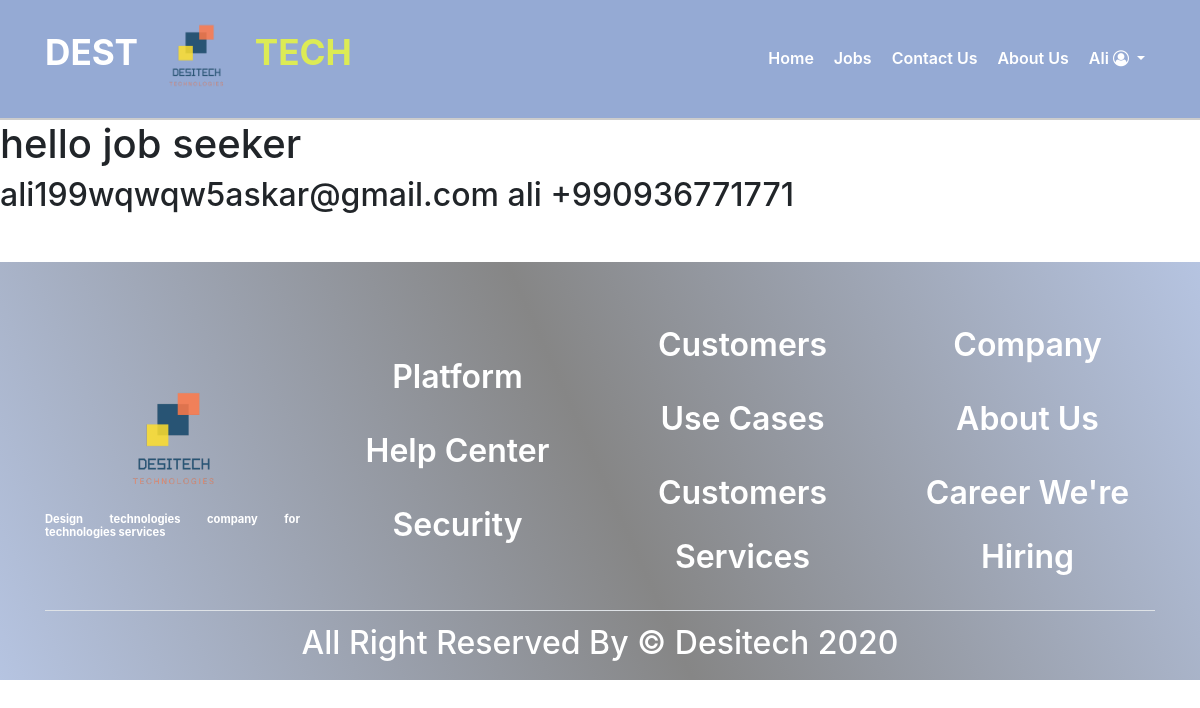
Screenshot of /accounts/MyProfile/ (signed in) with the database file from the repository.
### accounts/models/User.py (models this page shows)
class User (AbstractBaseUser , PermissionsMixin):
    email = models.EmailField(unique=True , null=False)
    is_staff = models.BooleanField(default=True)
    is_active = models.BooleanField(default=True)
    is_superuser = models.BooleanField(default=False)
    COMPANY = 1
    JOB_SEEKER = 2
    REQUIRED_FIELDS = ['user_type']
    USERNAME_FIELD = 'email'
    _TYPE = ((COMPANY , 'company') , (JOB_SEEKER , 'job_seeker') )
    user_type  = models.PositiveSmallIntegerField (choices=_TYPE  )
    @property
    def is_company (self):
        if self.user_type == 1:
            return True
        return False
    @property
    def is_job_seeker (self) :
        if self.user_type == 2:
            return True
        return False
    def getProfile (self):
        if self.user_type == 1:
            profile = mo.CompanyProfile.Company_profile.objects.get (user = self)
            return profile
        elif self.user_type == 2 :
            profile = mo.JobSeekerProfile.job_seeker_profile.objects.get (user = self)
            return  profile
    objects = UserManager ()

### accounts/models/JobSeekerProfile.py (models this page shows, shortened)
class job_seeker_profile (models.Model):
    GENDER_CHOICES = (
        ('M', 'Male'),
        ('F', 'Female'),)
    user = models.OneToOneField(settings.AUTH_USER_MODEL, on_delete=models.CASCADE , primary_key=True)
    Name = models.CharField(max_length=30 , null=False)
    surname = models.CharField(max_length=30 , null=True)
    country = models.ForeignKey(Country, on_delete=models.SET_NULL, null=True)
    city = models.ForeignKey(City, on_delete=models.SET_NULL, null=True)
    nationality = models.CharField(max_length=50 , null=True)
    birth_date = models.DateField(blank=True, null=True)
    gender = models.CharField(max_length=1, choices=GENDER_CHOICES , null=True)
    zip_code =  models.CharField("ZIP / Postal code", max_length=12,null=True)
    street =models.CharField(max_length=128 , null=True)
    house_number = models.IntegerField(null=True)
    personal_photo =models.ImageField(upload_to='images/' , null=True)
    CV = models.FileField(upload_to='CV/',validators=[FileExtensionValidator(allowed_extensions=['pdf'])] , null=True)
    cover_letter = models.TextField(null=True)
    phone_regex = RegexValidator(regex=r'^\+?1?\d{9,15}$',
                    message="Phone number must be entered in the format: '+999999999'. Up to 15 digits allowed.")
    phone_number = models.CharField( validators=[phone_regex] , max_length=17 , null=True)
    mobile_number = models.CharField( validators=[phone_regex] ,max_length=17 , null=True)

### accounts/views/MyProfile.py (the view, shortened to what this page needs)
# urls.py: path('MyProfile/', MyProfile.MyProfile.as_view(), name='My-profile'),
@method_decorator(login_decorator, name='dispatch')
@method_decorator(have_profile, name='dispatch')
class MyProfile (View):
    def get (self , request):
        context = {'page_title' : 'my profile' , 'profile' : request.user.getProfile()}
        if request.user.is_company:
            return  render (request , 'CompanyProfile.html' , context )
        if request.user.is_job_seeker:
            return  render (request , 'JobSeekerProfile.html' , context )

### accounts/templates/JobSeekerProfile.html (shortened to what this page needs)
{% extends 'shared/_base.html' %}
{% load static %}
{% load bootstrap4 %}
{% block content%}
<h1>hello job seeker<h2>
{{user}}
   {{profile.Name}}
   {{profile.phone_number}}
{% endblock %}

### templates/shared/_base.html (shortened to what this page needs)
<!DOCTYPE html>
{% load static %}
<html lang="en">
{% block head %}
<head>
    <link rel="stylesheet" href="https://maxcdn.bootstrapcdn.com/bootstrap/4.5.0/css/bootstrap.min.css">
    <link rel="stylesheet" href="https://cdnjs.cloudflare.com/ajax/libs/font-awesome/4.7.0/css/font-awesome.min.css">
    <link rel="stylesheet" href="https://cdnjs.cloudflare.com/ajax/libs/intl-tel-input/17.0.3/css/intlTelInput.min.css" />
    <link rel="stylesheet" href="{% static 'css/style.css' %}">
    <link rel="stylesheet" href="https://stackpath.bootstrapcdn.com/bootstrap/4.4.1/css/bootstrap.min.css"/>
    <link rel="stylesheet" href="https://cdnjs.cloudflare.com/ajax/libs/font-awesome/4.7.0/css/font-awesome.css"/>
    <link rel="stylesheet" href="https://cdnjs.cloudflare.com/ajax/libs/intl-tel-input/17.0.3/css/intlTelInput.min.css" />
    <link rel="stylesheet" href="https://cdnjs.cloudflare.com/ajax/libs/animate.css/4.0.0/animate.min.css"/>
  </head>
{% endblock head %}
<body>
<header class= 'header'>
            <div class="container">
                <nav class="navbar navbar-expand-lg navbar-light">
                    <a class="navbar-brand d-flex align-items-center justify-content-center"  href="{% url 'home' %}">
                        <h1 class="text-uppercase">dest
                            <img src= {% static 'img/logo.png' %} alt= 'logo' class="img-fluid animate__animated animate__pulse animate__infinite infinite">
                            <span >tech</span></h1>
                    </a>
                    <div class="collapse navbar-collapse" id="navbarcollapse">
                      <ul class="navbar-nav ml-auto text-capitalize">
                        <li class="nav-item active">
                          <a class="nav-link" href="{% url 'home' %}">home </a>
                        </li>
                        <li class="nav-item">
                           <a class="nav-link" href="{% url 'jobs:all-jobs-list' %}">jobs</a>
                        </li>
                        <li class="nav-item">
                             <a class="nav-link" href="{% url 'contact-us' %}">contact us</a>
                        </li>
                         <li class="nav-item">
                             <a class="nav-link" href="{% url 'about-us' %}">about us</a>
                        </li>
                        <li class="nav-item dropdown">
                          <a class="nav-link dropdown-toggle" href="#" id="account" role="button" data-toggle="dropdown" aria-haspopup="true" aria-expanded="false">
                             {% if not user.is_authenticated %}
                                account
                            {% elif user.is_company %}
                                {{user.company_profile.Name}}
                            {% elif user.is_job_seeker %}
                                {{user.job_seeker_profile.Name}}
                            {% endif %}
                            <i class="fa fa-user-circle-o" aria-hidden="true"></i>
                          </a>
                        </li>
                      </ul>
                    </div>
                  </nav>
            </div>
    </header>
    {% block content %} {% endblock %}
<footer>
        <div class="footer-top mt-5">
            <div class="container">
                <div class="row align-items-center justify-content-center text-center">
                    <div class=" col-md-3 col-sm-6 one mt-3">
                    <img src="{% static 'img/logo.png' %}" alt="" class="img-fluid" width="150px" height="150px">
                        <p class="lead">Design technologies company for technologies services
                        </p>
                    </div>
                    <div class=" col-md-3 col-sm-6 two mt-3 ">
                        <ul class= 'list-unstyled'>
                            <li class= ''><a href="#">platform</a></li>
                            <li class= '' ><a href="#">help center</a></li>
                            <li class= ''><a href="#">security</a></li>
                        </ul>
                    </div>
                    <div class="col-md-3 col-sm-6 two mt-3">
                        <ul class= 'list-unstyled'>
                            <li class= ''><a href="#">customers</a></li>
                            <li class= '' ><a href="#">use cases</a></li>
                            <li class= ''><a href="#">customers services</a></li>
                        </ul>
                    </div>
                    <div class="col-md-3 col-sm-6 two mt-3">
                        <ul class= 'list-unstyled'>
                            <li class= ''><a href="#">company</a></li>
                            <li class= '' ><a href="#">about us</a></li>
                            <li class= ''><a href="#">career we're hiring</a></li>
                        </ul>
                    </div>
                </div>
                <p class= 'footer-text text-capitalize mb-0 py-3 border-top'>
                    all right reserved by &copy; desitech 2020
                </p>
            </div>
        </div>
    </footer>
</body>
</html>

### static/css/style.css (style rules this page uses)
.header { background: #4267b2; border-bottom: 2px solid#ccc; }
* { margin: 0; padding: 0; box-sizing: border-box; }
body { height: 1000px; }
.header { background: #4267b28e; border-bottom: 2px solid#ccc; }
.header .navbar { padding: 0; }
.navbar-brand img { width: 100px; height: 100px; padding: 0; }
.navbar-brand h1 { color: #fff; font-size: 2.2rem; font-weight: bolder; }
.navbar-brand h1 span { color: rgb(220, 235, 85); }
.header .navbar #navbarcollapse .nav-item .nav-link { color: #fff; font-size: 1rem; font-weight: 600; padding: 15px 10px 15px; line-height: 1.2; }
.dropdown-toggle::after { content: none; }
.footer-top { background: linear-gradient(66deg, #4267b263, rgba(0, 0, 0, 0.473), #4267b263); padding: 30px 0 5px; color: #fff; }
.one p { font-size: 0.7rem; text-align: left; text-align: justify; font-weight: bold; }
.two ul li { padding: 5px 0; line-height: 2; }
.two ul li a { color: #fff !important; text-decoration: none; text-transform: capitalize; font-weight: 600; }
.footer-text { text-align: center; color: #fff; line-height: 1; }

### rows the page displays
User: job_seeker_profile.Name "Ali", email "ali199wqwqw5askar@gmail.com"
job_seeker_profile: Name "ali", phone_number "+990936771771"
